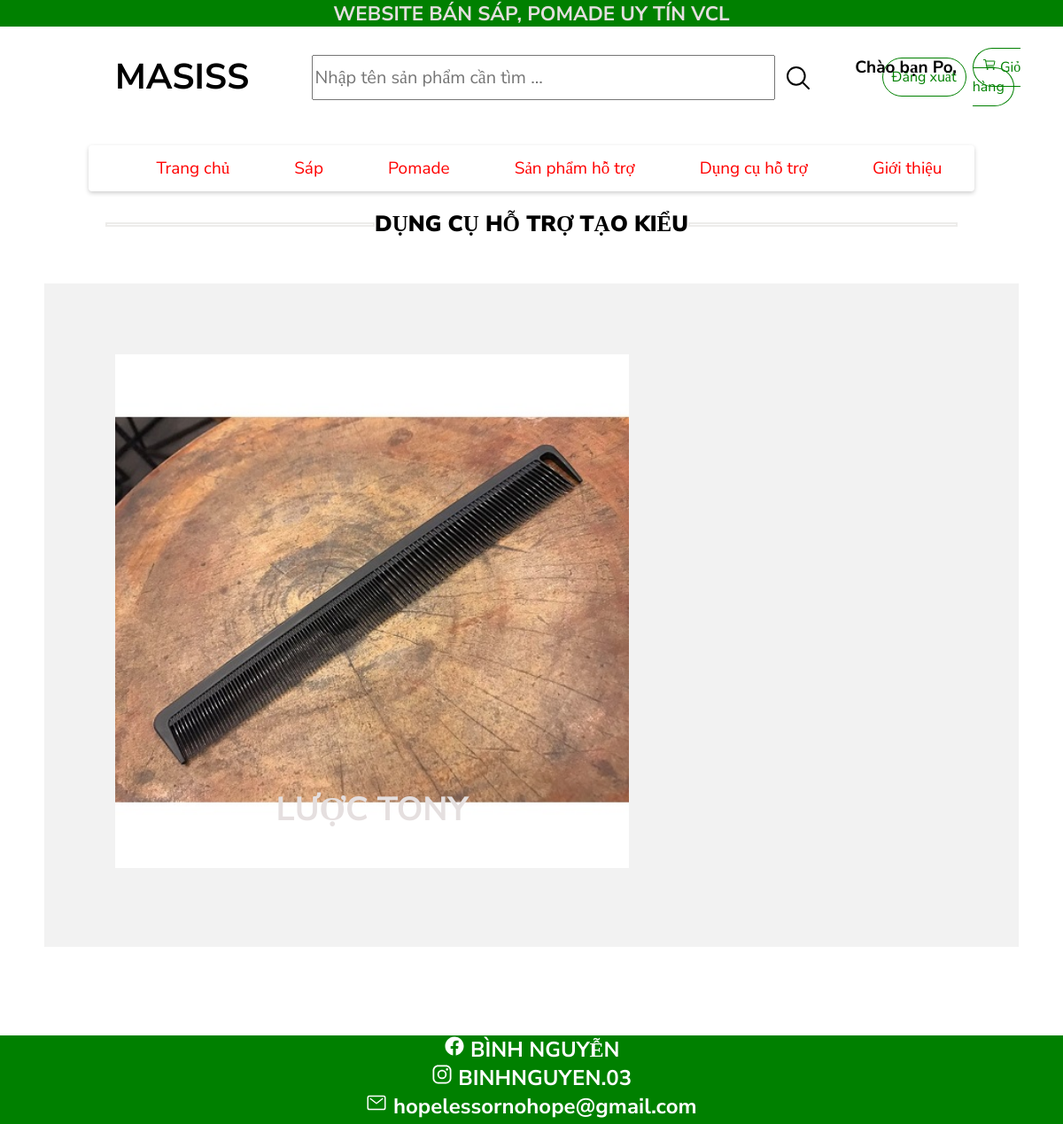
/user/accessories.php (signed in), run on the app's committed database.
### tables this page shows
CREATE TABLE `product` (
  `product_id` int(11) NOT NULL,
  `product_name` varchar(100) NOT NULL,
  `manufacturer_id` int(11) NOT NULL,
  `product_image` varchar(200) NOT NULL,
  `price` int(11) NOT NULL,
  `description` text NOT NULL,
  `product_size` varchar(5) NOT NULL,
  `type_id` int(11) NOT NULL
);

### user/accessories.php (the view, shortened to what this page needs)
<!DOCTYPE html>
<html>
<head>
	<link rel="stylesheet" type="text/css" href="user.css">
</head>
<body>
	<?php include './theme1.php'; ?>
	<div class="feature">
		<b></b>
		<p>DỤNG CỤ HỖ TRỢ TẠO KIỂU</p>
		<b></b>
	</div>
	<main>
		<div  class="blog-list" >
			<div class="blog-list-inner">
				<?php include '../extra/connect.php';
				$get_type=mysqli_query($connect,"select type_id from type where	type_name='phụ kiện'")->fetch_array()['type_id'];
				$result=mysqli_query($connect,"select * from product where type_id='$get_type'");
				foreach ($result as $each) {
					?>
					<article class="blog-list-items">
						<div>
							<figure>
								<img src="../admin/pic_product/<?php echo $each['product_image'] ?>">
							</figure>
							<div class="text-container">
								<a style="width:100%;height:100%" href="./view_product.php?id=<?php echo $each['product_id'] ?>"></a>
								<p ><?php echo $each['product_name'] ?></p>
							</div>
						</div>
					</article>
				<?php } ?>
			</div>
		</div>
	</main>
	<?php include './theme2.php'; ?>
</body>
</html>

### user/user.css (style rules this page uses)
* { margin: 0; font-family: Nunito Sans; }
p { display: block; justify-content: flex-end; text-align: center; text-transform: uppercase; font-weight: 700; color: #e5dfdf; font-size: 1.5em; }
b { width: 25%; border: 2px solid #edecea; height: 1px; color: grey; }
figure { width: auto; height: auto; overflow: hidden; align-content: center; }
main { font-size: 20px; justify-content: center; align-items: center; display: block; font-family: Rowdies; padding-bottom: 50px; }

### user/accessories.php (style rules this page uses)
main div { overflow: hidden; }
.feature { display: flex; justify-content: center; box-sizing: border-box; align-items: center; margin-left: auto; margin-right: auto; height: auto; }
.feature p { font-weight: 900; font-size: 25px; color: black; }
.blog-list { display: block; top: 0; right: 0; bottom: 0; left: 0; }
.blog-list-inner { position: relative; padding: 10px; align-content: center; justify-content: center; background-color: rgba(0,0,0,.05); margin: 50px; }
article:nth-child(3n+1) { width: 66.7%; clear: both; font-size: 2.1vw; }
article { display: block; float: left; box-sizing: border-box; padding-top: 30px; padding-left: 30px; }
article div { position: relative; overflow: hidden; margin: auto; padding: 10px; }
img { position: relative; overflow: hidden; height: 700px; background-color: #fff; border: 0; width: 100%; height: 100%; object-fit: contain; }
.text-container { position: absolute; top: 0; right: 0; bottom: 0; left: 0; padding: 60px; display: flex; justify-content: center; align-items: center; justify-content: flex-end; flex-direction: column; }
.blog-list-items:nth-child(3n+1) { padding: 60px; }

### data on the page
product: product_image (picture), product_name "LƯỢC TONY"

### other printed values
$_SESSION['name'] "Po"
